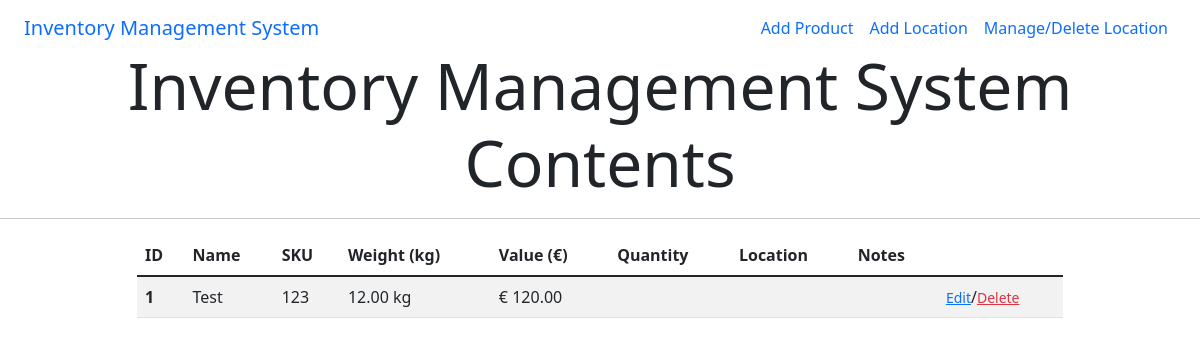
/, run on an earlier commit of the app's database.
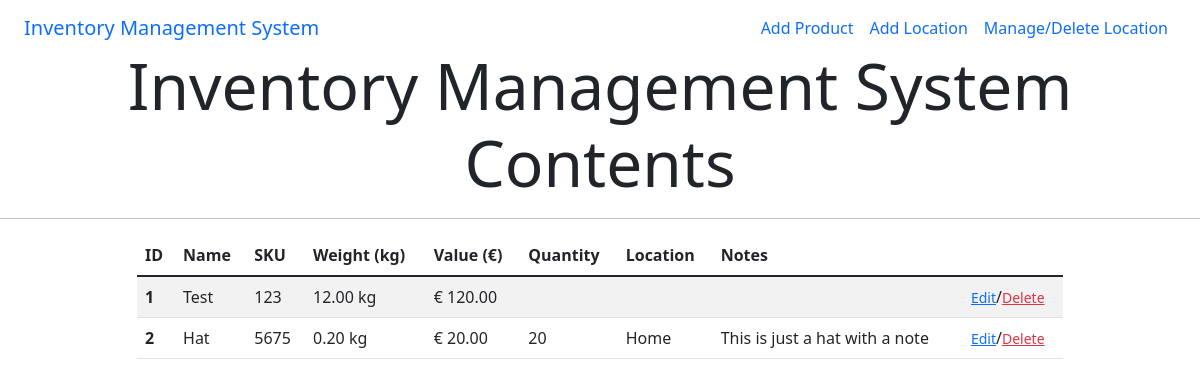
And on a later commit of the database.
### products/models.py (models this page shows, shortened)
class Product(models.Model):
    SKU = models.IntegerField(default=0)
    name = models.CharField(max_length=254)
    weight = models.DecimalField(max_digits=8, decimal_places=2)
    value = models.DecimalField(max_digits=8, decimal_places=2)
    notes = models.TextField(null=True, blank=True)

class Inventory(models.Model):
    class Meta:
        verbose_name_plural = 'Inventory'
    product = models.ForeignKey('Product', on_delete=models.CASCADE)
    quantity = models.IntegerField(default=0)
    location = models.ForeignKey('Location', on_delete=models.PROTECT)

class Location(models.Model):
    name = models.CharField(max_length=254)
    address_line_1 = models.CharField(max_length=254)
    address_line_2 = models.CharField(max_length=254, null=True, blank=True)
    address_line_3 = models.CharField(max_length=254, null=True, blank=True)
    county = models.CharField(max_length=254, default='county')
    postcode = models.CharField(max_length=254, default='postcode')
    country = models.CharField(max_length=254, default='country')
    def __str__(self):
        return self.name

### products/views.py (the view)
# urls.py: path('', views.index, name='home'),
def index(request):
    products = Product.objects.all()
    locations = Location.objects.all()
    inventory = Inventory.objects.all()
    context = {
        'products': products,
        'locations': locations,
        'inventory': inventory,
    }
    return render(request, 'products/index.html', context)

### products/templates/products/index.html
{% extends "base.html" %}
{% load static %}
{% block content %}
<h3 class="text-center mt-1 display-3">Inventory Management System Contents</h3>
<hr>
<div class="container">
    <div class="row justify-content-center">
        <div class="col-12 col-lg-10">
            <table class="table table-striped">
                <thead>
                <tr>
                    <th scope="col">ID</th>
                    <th scope="col">Name</th>
                    <th scope="col">SKU</th>
                    <th scope="col">Weight (kg)</th>
                    <th scope="col">Value (€)</th>
                    <th scope="col">Quantity</th>
                    <th scope="col">Location</th>
                    <th scope="col">Notes</th>
                </tr>
                </thead>
                <tbody>
                    {% for p in products %}
                    <tr>
                        <th scope="row">{{ p.id }}</th>
                        <td>{{ p.name }}</td>
                        <td>{{ p.SKU }}</td>
                        <td>{{ p.weight }} kg</td>
                        <td>€ {{ p.value }}</td>
                        <td>
                        {% for i in inventory %}
                            {% if i.product.id is p.id %}
                                {{ i.quantity }}
                            {% endif %}
                            <br>
                        {% endfor %}
                        </td>
                        <td>
                            {% for i in inventory %}
                                {% if i.product.id is p.id %}
                                    {{ i.location }}
                                {% endif %}
                                <br>
                            {% endfor %}
                            </td>
                        <td>{{ p.notes }}</td>
                        <td><a class="text-primary"><small>Edit</small></a>/<a class="text-danger"><small>Delete</small></a></td>
                    </tr>
                    {% endfor %}
                </tbody>
            </table>
        </div>
    </div>
</div>
{% endblock %}

What changed in the data, as far as the page shows it:
added Product: id "2", name "Hat", SKU "5675", weight "0.20", value "20.00", notes "This is just a hat with a note"
added Inventory: quantity "20", location "Home"
